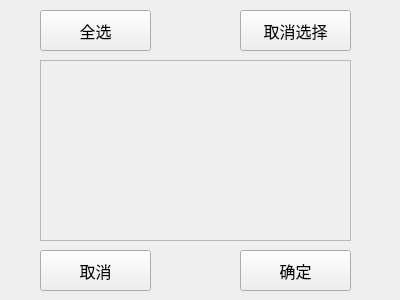
<?xml version="1.0" encoding="UTF-8"?>
<ui version="4.0">
 <class>shareFile</class>
 <widget class="QWidget" name="shareFile">
  <property name="geometry">
   <rect>
    <x>0</x>
    <y>0</y>
    <width>400</width>
    <height>300</height>
   </rect>
  </property>
  <property name="windowTitle">
   <string>Form</string>
  </property>
  <widget class="QScrollArea" name="friendListScrollArea">
   <property name="geometry">
    <rect>
     <x>40</x>
     <y>60</y>
     <width>311</width>
     <height>181</height>
    </rect>
   </property>
   <property name="widgetResizable">
    <bool>true</bool>
   </property>
   <widget class="QWidget" name="scrollAreaWidgetContents">
    <property name="geometry">
     <rect>
      <x>0</x>
      <y>0</y>
      <width>309</width>
      <height>179</height>
     </rect>
    </property>
   </widget>
  </widget>
  <widget class="QPushButton" name="cancelPushButton">
   <property name="geometry">
    <rect>
     <x>40</x>
     <y>250</y>
     <width>111</width>
     <height>41</height>
    </rect>
   </property>
   <property name="font">
    <font>
     <family>微软雅黑</family>
     <pointsize>12</pointsize>
    </font>
   </property>
   <property name="text">
    <string>取消</string>
   </property>
  </widget>
  <widget class="QPushButton" name="confirmPushButton">
   <property name="geometry">
    <rect>
     <x>240</x>
     <y>250</y>
     <width>111</width>
     <height>41</height>
    </rect>
   </property>
   <property name="font">
    <font>
     <family>微软雅黑</family>
     <pointsize>12</pointsize>
    </font>
   </property>
   <property name="text">
    <string>确定</string>
   </property>
  </widget>
  <widget class="QPushButton" name="selectAllPushButton">
   <property name="geometry">
    <rect>
     <x>40</x>
     <y>10</y>
     <width>111</width>
     <height>41</height>
    </rect>
   </property>
   <property name="font">
    <font>
     <family>微软雅黑</family>
     <pointsize>12</pointsize>
    </font>
   </property>
   <property name="text">
    <string>全选</string>
   </property>
  </widget>
  <widget class="QPushButton" name="cancelSelectPushButton">
   <property name="geometry">
    <rect>
     <x>240</x>
     <y>10</y>
     <width>111</width>
     <height>41</height>
    </rect>
   </property>
   <property name="font">
    <font>
     <family>微软雅黑</family>
     <pointsize>12</pointsize>
    </font>
   </property>
   <property name="text">
    <string>取消选择</string>
   </property>
  </widget>
 </widget>
 <resources/>
 <connections/>
</ui>
